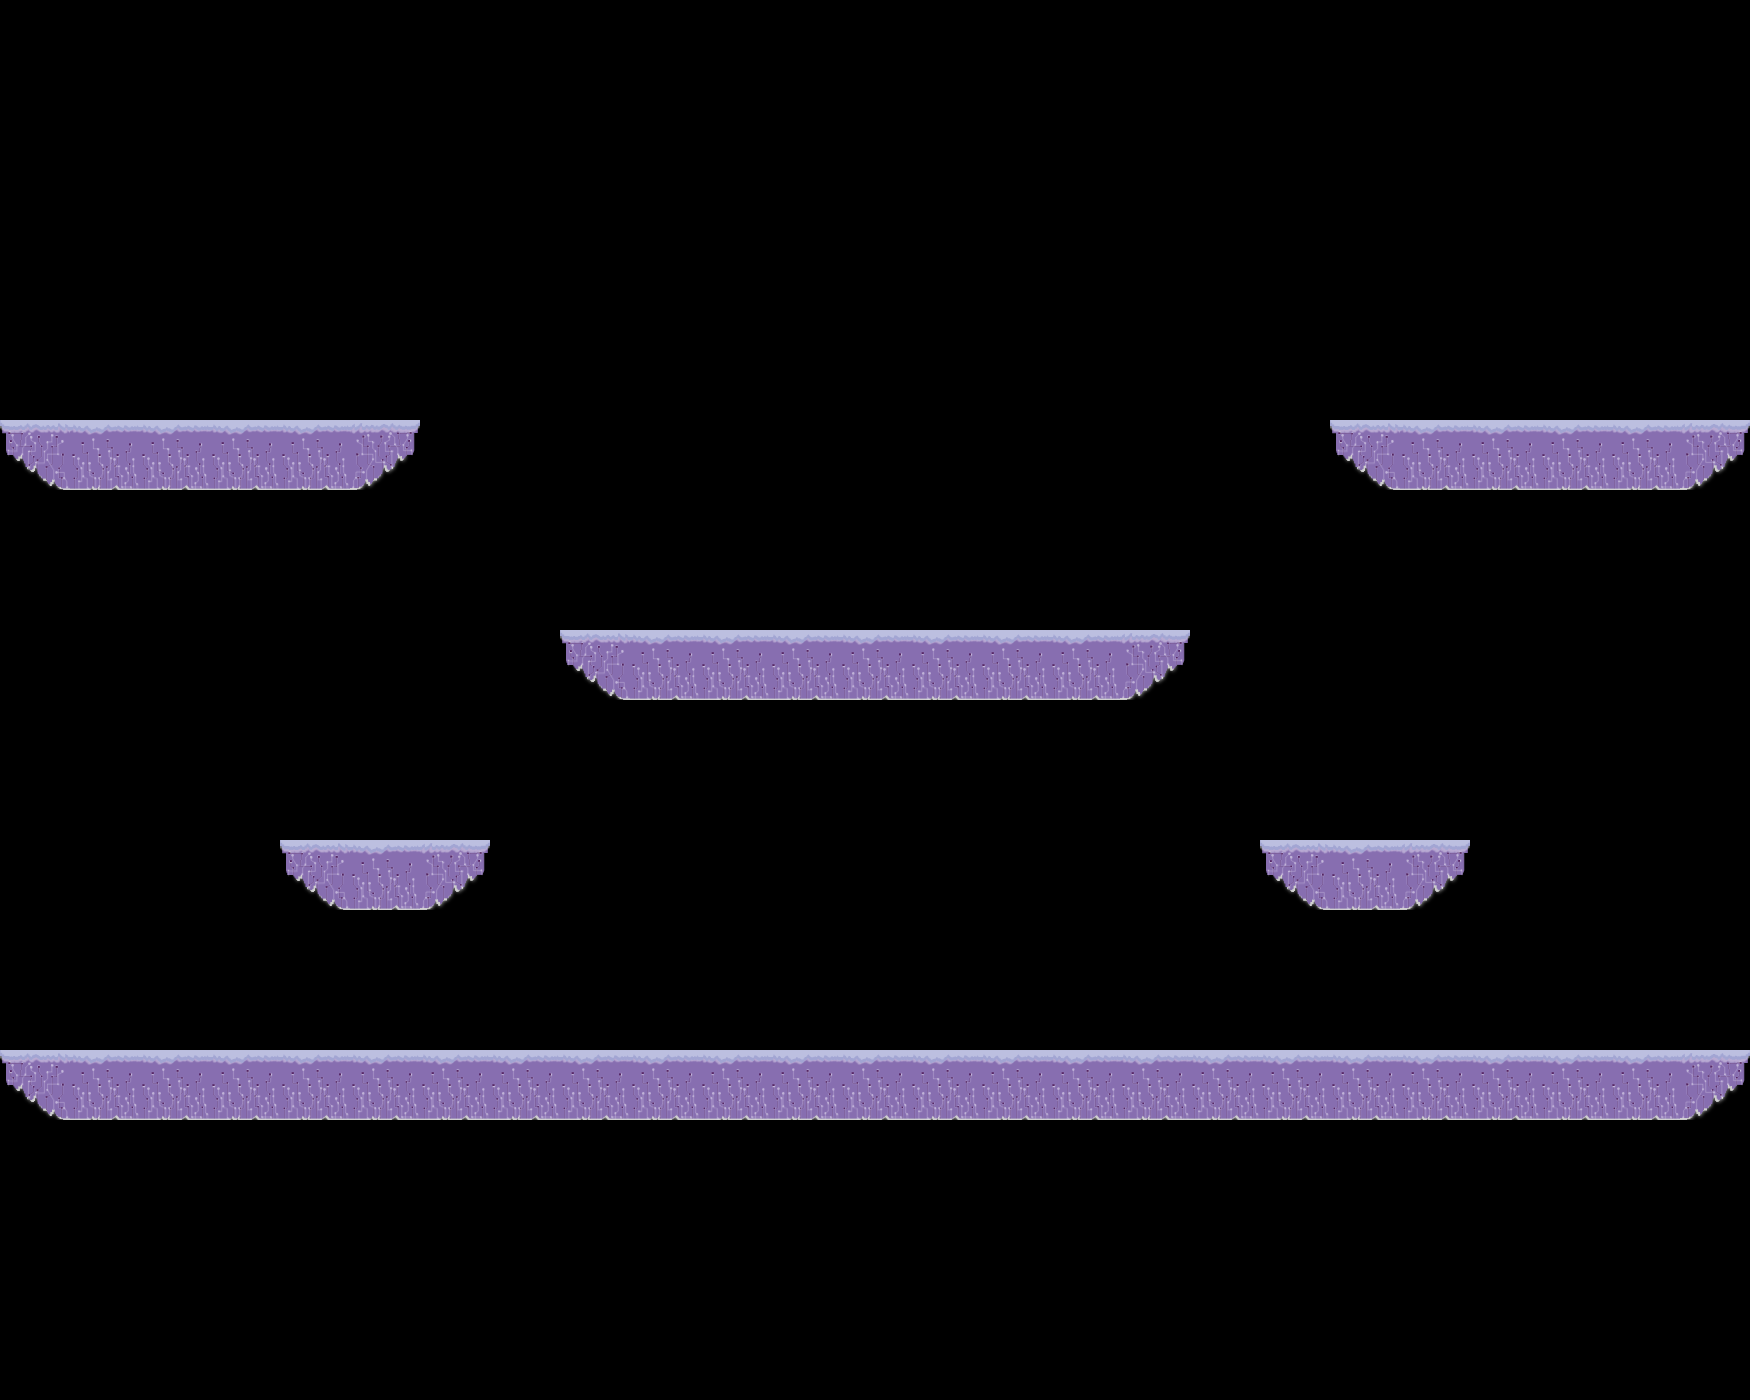

Tiled map render using the project's own tile images. Description and the whole map definition, tile-layer contents included, below:
An orthogonal 25x20 tile map with 70x70 px tiles, 1 tile layer (Platforms) and 16 objects (3x LEFT, 3x RIGHT, 2x Pistol, 2x Shotgun, DOUBLELEFT, ...).

<map version="1.2" tiledversion="1.2.1" orientation="orthogonal" renderorder="right-down" width="25" height="20" tilewidth="70" tileheight="70" infinite="0" nextlayerid="8" nextobjectid="53">
 <tileset firstgid="1" name="purpleSheet" tilewidth="70" tileheight="70" tilecount="4" columns="1">
  <image source="purpleSheet.png" width="70" height="280" />
 </tileset>
 <layer id="3" name="Platforms" width="25" height="20">
  <data encoding="csv">
0,0,0,0,0,0,0,0,0,0,0,0,0,0,0,0,0,0,0,0,0,0,0,0,0,
0,0,0,0,0,0,0,0,0,0,0,0,0,0,0,0,0,0,0,0,0,0,0,0,0,
0,0,0,0,0,0,0,0,0,0,0,0,0,0,0,0,0,0,0,0,0,0,0,0,0,
0,0,0,0,0,0,0,0,0,0,0,0,0,0,0,0,0,0,0,0,0,0,0,0,0,
0,0,0,0,0,0,0,0,0,0,0,0,0,0,0,0,0,0,0,0,0,0,0,0,0,
0,0,0,0,0,0,0,0,0,0,0,0,0,0,0,0,0,0,0,0,0,0,0,0,0,
1,3,3,3,3,2,0,0,0,0,0,0,0,0,0,0,0,0,0,1,3,3,3,3,2,
0,0,0,0,0,0,0,0,0,0,0,0,0,0,0,0,0,0,0,0,0,0,0,0,0,
0,0,0,0,0,0,0,0,0,0,0,0,0,0,0,0,0,0,0,0,0,0,0,0,0,
0,0,0,0,0,0,0,0,1,3,3,3,3,3,3,3,2,0,0,0,0,0,0,0,0,
0,0,0,0,0,0,0,0,0,0,0,0,0,0,0,0,0,0,0,0,0,0,0,0,0,
0,0,0,0,0,0,0,0,0,0,0,0,0,0,0,0,0,0,0,0,0,0,0,0,0,
0,0,0,0,1,3,2,0,0,0,0,0,0,0,0,0,0,0,1,3,2,0,0,0,0,
0,0,0,0,0,0,0,0,0,0,0,0,0,0,0,0,0,0,0,0,0,0,0,0,0,
0,0,0,0,0,0,0,0,0,0,0,0,0,0,0,0,0,0,0,0,0,0,0,0,0,
1,3,3,3,3,3,3,3,3,3,3,3,3,3,3,3,3,3,3,3,3,3,3,3,2,
0,0,0,0,0,0,0,0,0,0,0,0,0,0,0,0,0,0,0,0,0,0,0,0,0,
0,0,0,0,0,0,0,0,0,0,0,0,0,0,0,0,0,0,0,0,0,0,0,0,0,
0,0,0,0,0,0,0,0,0,0,0,0,0,0,0,0,0,0,0,0,0,0,0,0,0,
0,0,0,0,0,0,0,0,0,0,0,0,0,0,0,0,0,0,0,0,0,0,0,0,0
</data>
 </layer>
 <objectgroup id="6" name="PlayerSpawnPoints">
  <object id="43" x="50" y="334">
   <point />
  </object>
  <object id="44" x="59" y="937">
   <point />
  </object>
  <object id="45" x="1680" y="350">
   <point />
  </object>
  <object id="46" x="1655" y="923">
   <point />
  </object>
 </objectgroup>
 <objectgroup id="7" name="GunPoints">
  <object id="47" name="Pistol" x="144" y="344">
   <point />
  </object>
  <object id="48" name="Shotgun" x="72" y="933">
   <point />
  </object>
  <object id="49" name="Pistol" x="1610" y="350">
   <point />
  </object>
  <object id="50" name="Shotgun" x="1611" y="939">
   <point />
  </object>
 </objectgroup>
 <objectgroup color="#0055ff" id="4" name="JumpPoints">
  <object id="41" name="DOUBLELEFT" x="630" y="610">
   <point />
  </object>
  <object id="42" name="DOUBLERIGHT" x="1117" y="610">
   <point />
  </object>
 </objectgroup>
 <objectgroup color="#aa0000" id="5" name="WalkPoints">
  <object id="19" name="LEFT" x="631" y="1030">
   <point />
  </object>
  <object id="22" name="RIGHT" x="139" y="1030">
   <point />
  </object>
  <object id="23" name="RIGHT" x="385" y="820">
   <point />
  </object>
  <object id="28" name="RIGHT" x="1119" y="1030">
   <point />
  </object>
  <object id="30" name="LEFT" x="1362" y="820">
   <point />
  </object>
  <object id="38" name="LEFT" x="1616" y="1021">
   <point />
  </object>
 </objectgroup>
</map>